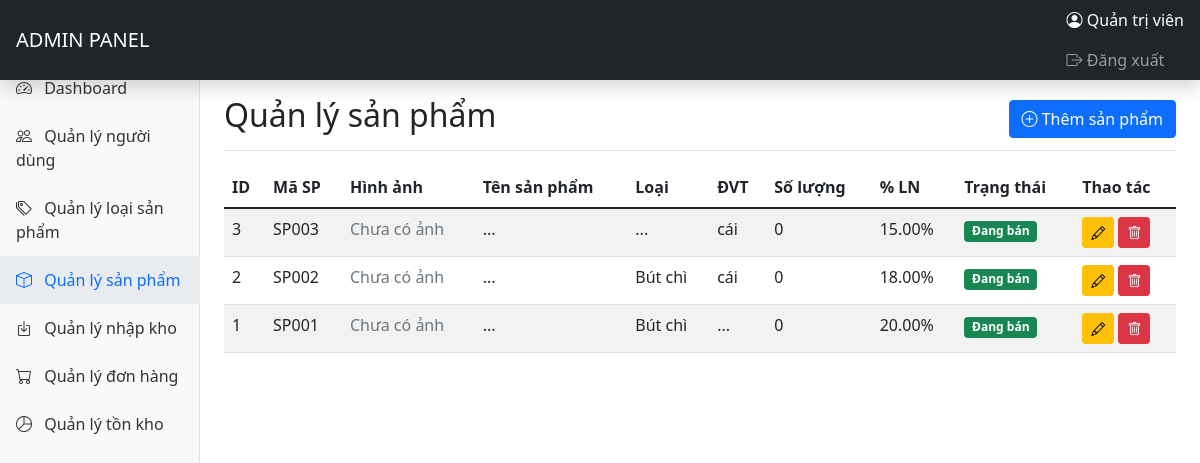
Screenshot of /Admin/products.php (signed in) with the database file from the repository.
### tables this page shows
CREATE TABLE products (
    id INT AUTO_INCREMENT PRIMARY KEY,
    product_code VARCHAR(50) UNIQUE NOT NULL,
    name VARCHAR(200) NOT NULL,
    category_id INT,
    description TEXT,
    unit VARCHAR(50),
    quantity INT DEFAULT 0,
    image VARCHAR(255),
    profit_percent DECIMAL(5,2) DEFAULT 0,
    status TINYINT DEFAULT 1,  
    is_deleted TINYINT DEFAULT 0,  
    created_at TIMESTAMP DEFAULT CURRENT_TIMESTAMP,
    FOREIGN KEY (category_id) REFERENCES categories(id) ON DELETE SET NULL
);

CREATE TABLE categories (
    id INT AUTO_INCREMENT PRIMARY KEY,
    name VARCHAR(100) NOT NULL,
    description TEXT,
    created_at TIMESTAMP DEFAULT CURRENT_TIMESTAMP
);

### Admin/products.php (the view, shortened to what this page needs)
<?php
require_once '../config/database.php';
$products = $conn->query("SELECT p.*, c.name as category_name
                          FROM products p
                          LEFT JOIN categories c ON p.category_id = c.id
                          WHERE p.is_deleted = 0
                          ORDER BY p.id DESC")->fetchAll(PDO::FETCH_ASSOC);
?>
<!DOCTYPE html>
<html lang="vi">
<head>
    <link href="https://cdn.jsdelivr.net/npm/bootstrap@5.1.3/dist/css/bootstrap.min.css" rel="stylesheet">
    <link rel="stylesheet" href="https://cdn.jsdelivr.net/npm/bootstrap-icons@1.8.1/font/bootstrap-icons.css">
</head>
<body>
    <?php include 'includes/header.php'; ?>
    <div class="container-fluid">
        <div class="row">
            <?php include 'includes/sidebar.php'; ?>
            <main class="col-md-9 ms-sm-auto col-lg-10 px-md-4">
                <div class="d-flex justify-content-between flex-wrap flex-md-nowrap align-items-center pt-3 pb-2 mb-3 border-bottom">
                    <h1 class="h2">Quản lý sản phẩm</h1>
                    <button type="button" class="btn btn-primary" data-bs-toggle="modal" data-bs-target="#addProductModal">
                        <i class="bi bi-plus-circle"></i> Thêm sản phẩm
                    </button>
                </div>
                <div class="table-responsive">
                    <table class="table table-striped table-hover">
                        <thead>
                            <tr>
                                <th>ID</th>
                                <th>Mã SP</th>
                                <th>Hình ảnh</th>
                                <th>Tên sản phẩm</th>
                                <th>Loại</th>
                                <th>ĐVT</th>
                                <th>Số lượng</th>
                                <th>% LN</th>
                                <th>Trạng thái</th>
                                <th>Thao tác</th>
                            </tr>
                        </thead>
                        <tbody>
                            <?php foreach ($products as $product): ?>
                            <tr>
                                <td><?php echo $product['id']; ?></td>
                                <td><?php echo $product['product_code']; ?></td>
                                <td>
                                    <?php if ($product['image']): ?>
                                        <img src="../uploads/products/<?php echo $product['image']; ?>" width="50" height="50" style="object-fit: cover;">
                                    <?php else: ?>
                                        <span class="text-muted">Chưa có ảnh</span>
                                    <?php endif; ?>
                                </td>
                                <td><?php echo $product['name']; ?></td>
                                <td><?php echo $product['category_name']; ?></td>
                                <td><?php echo $product['unit']; ?></td>
                                <td><?php echo $product['quantity']; ?></td>
                                <td><?php echo $product['profit_percent']; ?>%</td>
                                <td>
                                    <?php if ($product['status'] == 1): ?>
                                        <span class="badge bg-success">Đang bán</span>
                                    <?php else: ?>
                                        <span class="badge bg-secondary">Ẩn</span>
                                    <?php endif; ?>
                                </td>
                                <td>
                                    <button class="btn btn-sm btn-warning" onclick="editProduct(<?php echo htmlspecialchars(json_encode($product)); ?>)">
                                        <i class="bi bi-pencil"></i>
                                    </button>
                                    <a href="?delete=<?php echo $product['id']; ?>" class="btn btn-sm btn-danger" onclick="return confirm('Bạn có chắc muốn xóa?')">
                                        <i class="bi bi-trash"></i>
                                    </a>
                                </td>
                            </tr>
                            <?php endforeach; ?>
                        </tbody>
                    </table>
                </div>
            </main>
        </div>
    </div>
</body>
</html>

### Admin/Includes/header.php (shortened to what this page needs)
<!DOCTYPE html>
<html lang="vi">
<head>
    <link href="https://cdn.jsdelivr.net/npm/bootstrap@5.1.3/dist/css/bootstrap.min.css" rel="stylesheet">
    <link rel="stylesheet" href="https://cdn.jsdelivr.net/npm/bootstrap-icons@1.8.1/font/bootstrap-icons.css">
</head>
<body>
    <header class="navbar navbar-dark sticky-top bg-dark flex-md-nowrap p-0 shadow">
        <a class="navbar-brand col-md-3 col-lg-2 me-0 px-3" href="dashboard.php">
            ADMIN PANEL
        </a>
        <div class="navbar-nav">
            <div class="nav-item text-nowrap">
                <span class="nav-link px-3 text-white">
                    <i class="bi bi-person-circle"></i>
                    <?php echo $_SESSION['admin_fullname'] ?? $_SESSION['admin_username']; ?>
                </span>
            </div>
            <div class="nav-item text-nowrap">
                <a class="nav-link px-3" href="logout.php">
                    <i class="bi bi-box-arrow-right"></i> Đăng xuất
                </a>
            </div>
        </div>
    </header>

### Admin/Includes/sidebar.php (shortened to what this page needs)
<nav id="sidebarMenu" class="col-md-3 col-lg-2 d-md-block bg-light sidebar collapse">
    <div class="position-sticky pt-3">
        <ul class="nav flex-column">
            <li class="nav-item">
                <a class="nav-link <?php echo basename($_SERVER['PHP_SELF']) == 'dashboard.php' ? 'active' : ''; ?>" href="dashboard.php">
                    <i class="bi bi-speedometer2"></i> Dashboard
                </a>
            </li>
            <li class="nav-item">
                <a class="nav-link <?php echo basename($_SERVER['PHP_SELF']) == 'users.php' ? 'active' : ''; ?>" href="users.php">
                    <i class="bi bi-people"></i> Quản lý người dùng
                </a>
            </li>
            <li class="nav-item">
                <a class="nav-link <?php echo basename($_SERVER['PHP_SELF']) == 'categories.php' ? 'active' : ''; ?>" href="categories.php">
                    <i class="bi bi-tags"></i> Quản lý loại sản phẩm
                </a>
            </li>
            <li class="nav-item">
                <a class="nav-link <?php echo basename($_SERVER['PHP_SELF']) == 'products.php' ? 'active' : ''; ?>" href="products.php">
                    <i class="bi bi-box"></i> Quản lý sản phẩm
                </a>
            </li>
            <li class="nav-item">
                <a class="nav-link <?php echo basename($_SERVER['PHP_SELF']) == 'import_receipt.php' ? 'active' : ''; ?>" href="import_receipt.php">
                    <i class="bi bi-box-arrow-in-down"></i> Quản lý nhập kho
                </a>
            </li>
            <li class="nav-item">
                <a class="nav-link <?php echo basename($_SERVER['PHP_SELF']) == 'orders.php' ? 'active' : ''; ?>" href="orders.php">
                    <i class="bi bi-cart"></i> Quản lý đơn hàng
                </a>
            </li>
            <li class="nav-item">
                <a class="nav-link <?php echo basename($_SERVER['PHP_SELF']) == 'inventory.php' ? 'active' : ''; ?>" href="inventory.php">
                    <i class="bi bi-pie-chart"></i> Quản lý tồn kho
                </a>
            </li>
        </ul>
    </div>
</nav>

### Admin/Includes/sidebar.php (style rules this page uses)
.sidebar { position: fixed; top: 0; bottom: 0; left: 0; z-index: 100; padding: 48px 0 0; box-shadow: inset -1px 0 0 rgba(0, 0, 0, .1); }
.sidebar .nav-link { font-weight: 500; color: #333; padding: 0.75rem 1rem; }
.sidebar .nav-link.active { color: #0d6efd; background: #e9ecef; }
.sidebar .nav-link i { margin-right: 0.5rem; }

### rows the page displays
products: id "3", product_code "SP003", shows "Chưa có ảnh", name "...", category.name "...", unit "cái", quantity "0", profit_percent "15.00", status "Đang bán"
products: id "2", product_code "SP002", shows "Chưa có ảnh", name "...", category.name "Bút chì", unit "cái", quantity "0", profit_percent "18.00", status "Đang bán"
products: id "1", product_code "SP001", shows "Chưa có ảnh", name "...", category.name "Bút chì", unit "...", quantity "0", profit_percent "20.00", status "Đang bán"

### other values shown
$_SESSION['admin_fullname'] "Quản trị viên"
